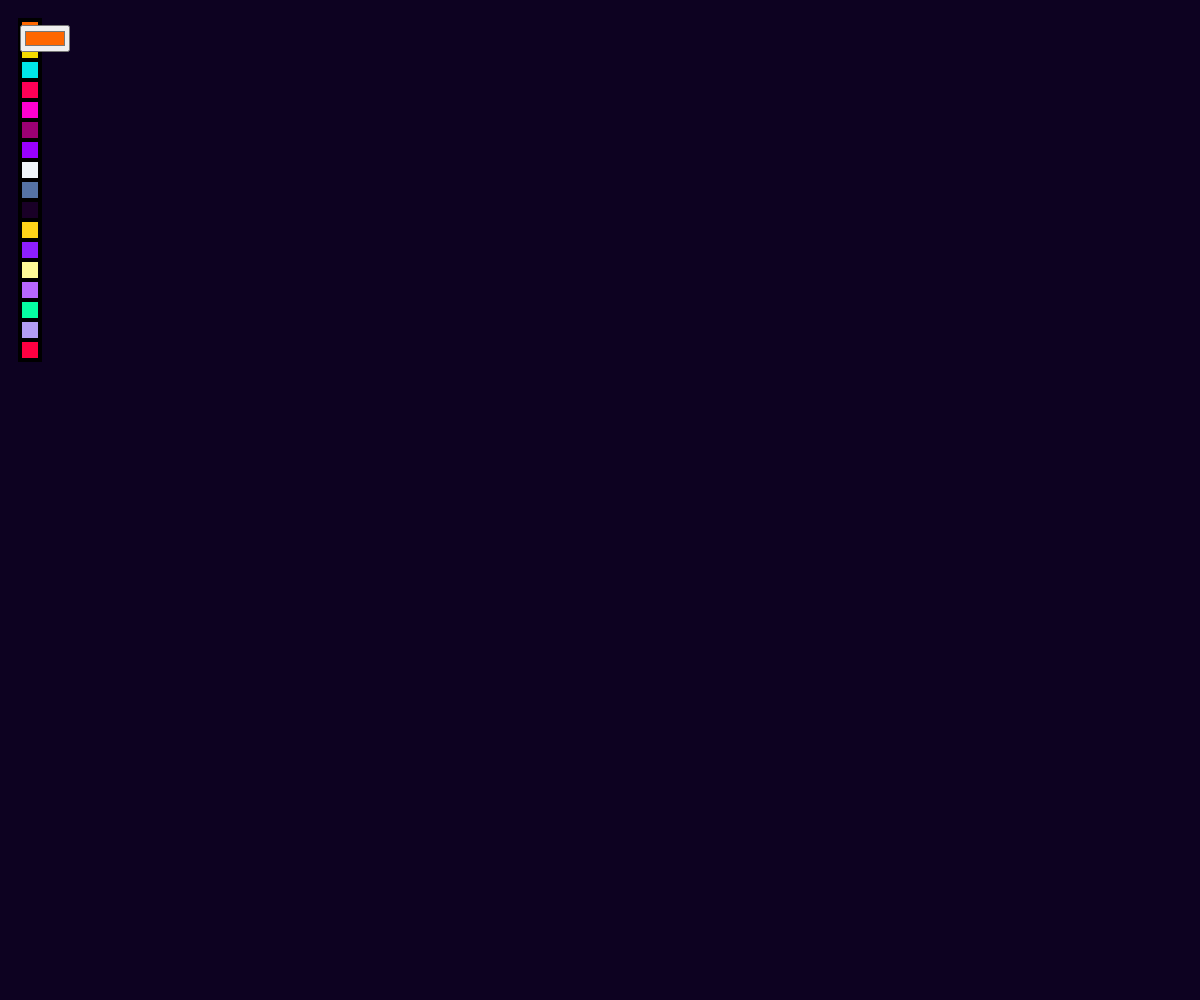
Frame 1 (no input)
Frame 60 (no input): identical to frame 1, image omitted
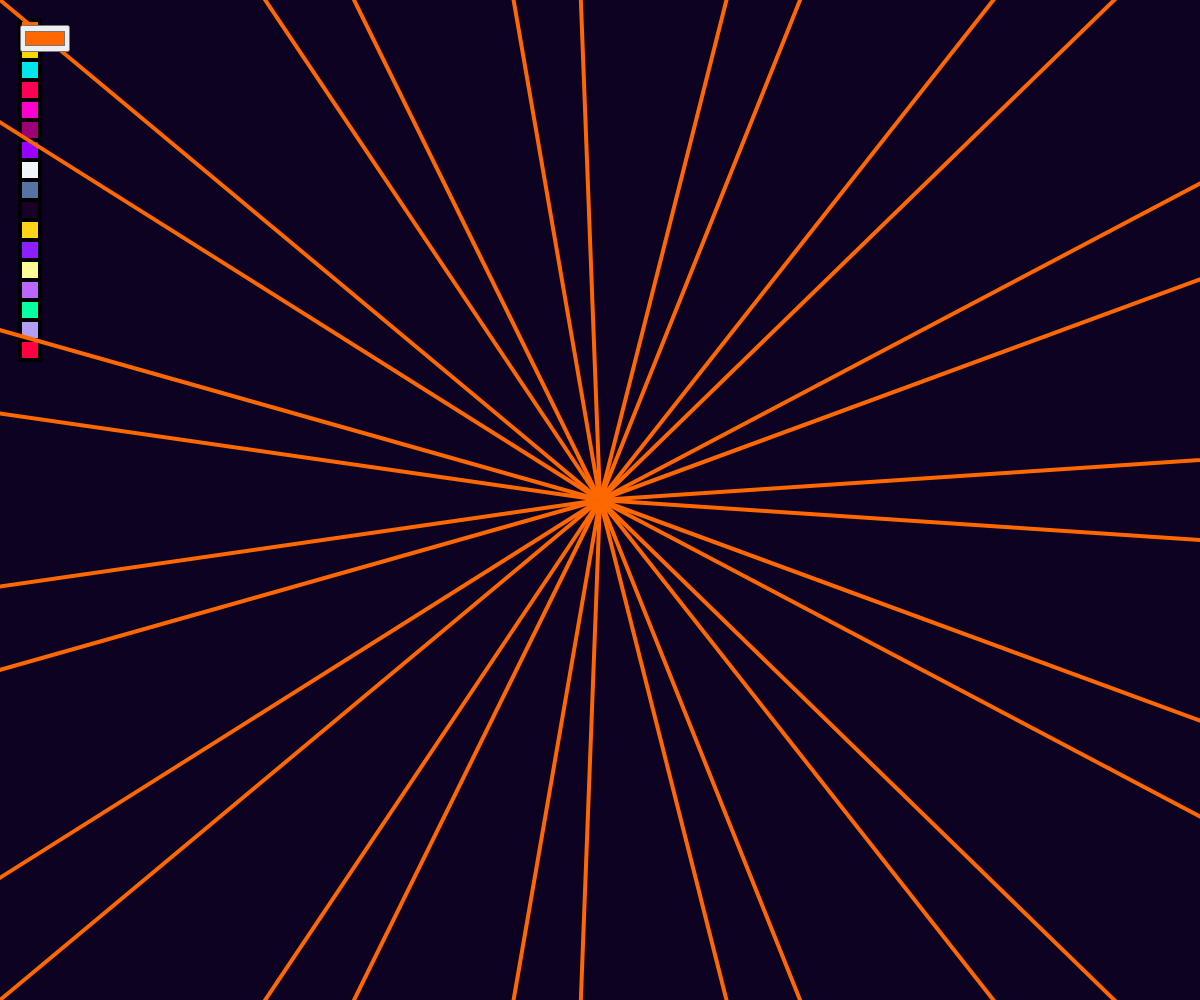
Frame 120 (the mouse pressed at the canvas centre since frame 60)

The p5.js sketch that drew these frames (run headless with seeded random() and noise() and a simulated clock; from frame 60 on, the mouse is pressed at the canvas centre):

// p5.js sketch
// ── sketch.js
let divisiones = 15;
let angulo = 360 / divisiones;
const colors = ['#ff6700', "#f3da00", "#00e6ea", "#ff0056", "#ff00cd", "#9b0074", "#9a00ff", "#f1f6fb", "#5573a5", "#190027", "#ffd319", "#8c1eff", "#fffb96", "#b967ff", "#05ffa1", "#b39cf3", "#ff0041"];
let colorPicker;

function setup() {
  const canv =  createCanvas(windowWidth, windowHeight);
  canv.style('display', 'flex');
  background(13,2,33);
  strokeWeight(4);
  angleMode(DEGREES);
  //paleta de colores
  for (let i = 0; i < colors.length; i++) {
    let rectY=20;
    fill(colors[i]);
    rect(20, i * rectY + 20, 20, 20);
  }
  colorPicker = createColorPicker('#ff6700');
  colorPicker.position(20, 25);
}

function draw() {
  /* console.log(mouseY); */
  translate(windowWidth/2, windowHeight/2);
  for (let i = 0; i < divisiones; i++) {
    rotate(angulo);
    let mx= mouseX - windowWidth/2;
    let my= mouseY - windowHeight/2;
    let pmx= pmouseX - windowWidth/2;
    let pmy= pmouseY - windowHeight/2;

    if (mouseIsPressed){
      /* stroke( map(mouseX, 0, windowWidth, 100, 255), 0, map(mouseY, 10, windowHeight, 0, 255));  */
      stroke(colorPicker.color());
      line(mx, my, pmx, pmy);
      push();
      scale(1, -1);
      line(mx, my, pmx, pmy);
      pop();
    }

    /* if (mouseIsPressed==true && mouseX <= 40 && mouseX >=20) {
      console.log("SI")
      switch (true) {
        case (mouseY>=20 && mouseY <=40 ):
          console.log("COLORRR")
          stroke(colors[0]);
          break;
        case (mouseY>40 && mouseY <=60 ):
          stroke(colors[1]);
          break;
        case (mouseY>60 && mouseY <=80 ):
          stroke(colors[2]);
          break;
        case (mouseY>80 && mouseY <=100 ):
          stroke(colors[3]);
          break;
        case (mouseY>100 && mouseY <=120 ):
          stroke(colors[4]);
          break;
        case (mouseY>120 && mouseY <=140 ):
          stroke(colors[5]);
          break;
        case (mouseY>140 && mouseY <=160 ):
          stroke(colors[6]);
          break;
        case (mouseY>160 && mouseY <=180 ):
          stroke(colors[7]);
          break;
        case (mouseY>180 && mouseY <=200 ):
          stroke(colors[8]);
          break;
        case (mouseY>200 && mouseY <=220 ):
          stroke(colors[9]);
          break;
        case (mouseY>220 && mouseY <=240 ):
          stroke(colors[10]);
          break;
        case (mouseY>240 && mouseY <=260 ):
          stroke(colors[11]);
          break;
        case (mouseY>260 && mouseY <=280 ):
          stroke(colors[12]);
          break;
        case (mouseY>280 && mouseY <=300 ):
          stroke(colors[13]);
          break;
        case (mouseY>300 && mouseY <=320 ):
          stroke(colors[14]);
          break;
        case (mouseY>320 && mouseY <=340 ):
          stroke(colors[15]);
          break;
        case (mouseY>340 && mouseY <=360 ):
          stroke(colors[16]);
          break;
        case (mouseY>360 && mouseY <=380 ):
          stroke(colors[17]);
          break;
        default:
          stroke( map(mouseX, 0, windowWidth, 100, 255), 0, map(mouseY, 10, windowHeight, 0, 255));
          break;
      }
    } */
  }
}

function windowResized() {
  resizeCanvas(windowWidth, windowHeight);
}
